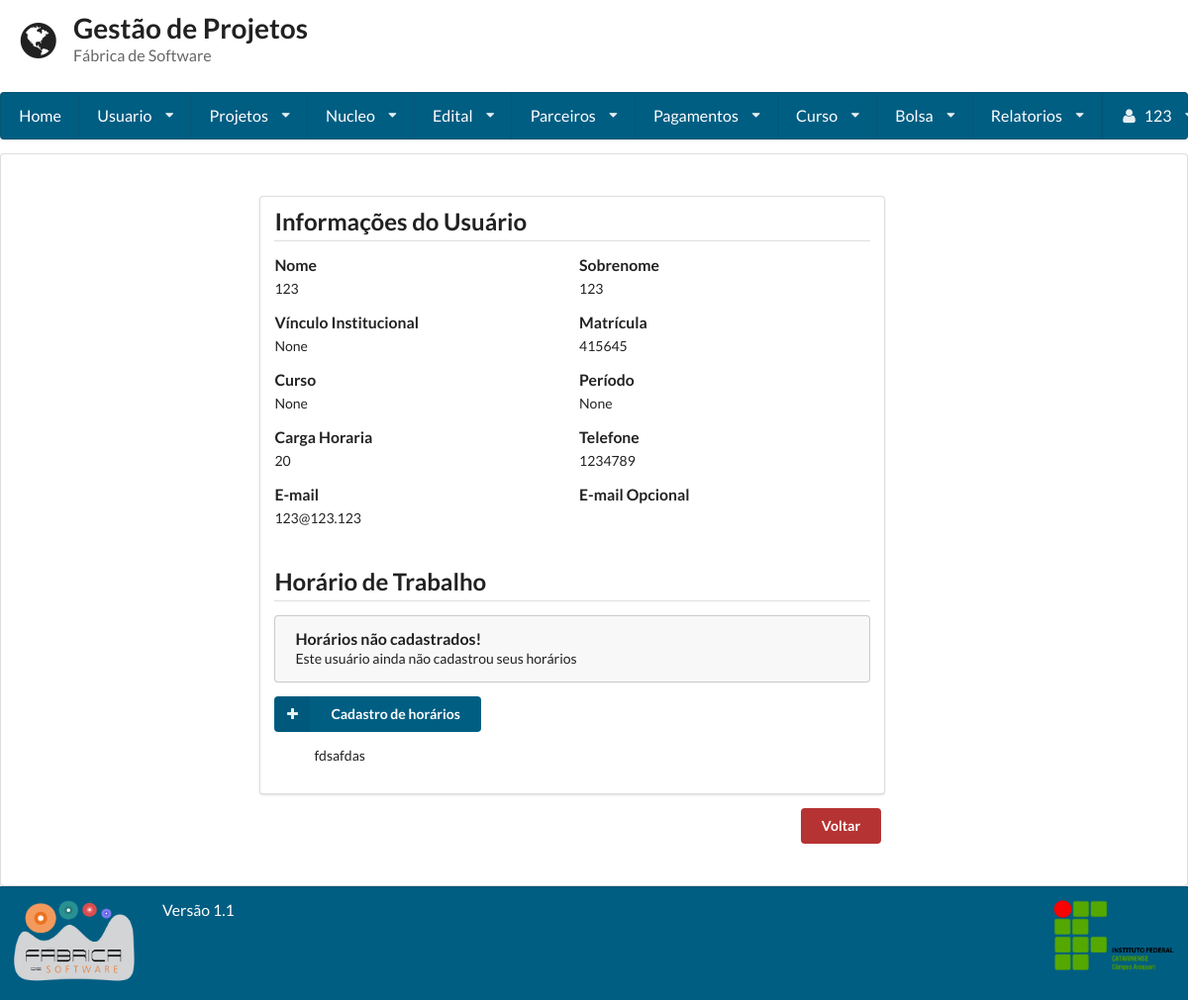
The page /visualizar_usuario/2/ (signed in) on the database its author committed.
### gestaoapp/models/usuario.py (models this page shows, shortened)
class Usuario(User):
    PERIODO_CHOICES = (
        ('primeiro', '1° Semestre'),
        ('segundo', '2° Semestre'),
        ('terceiro', '3° Semestre'),
        ('quarto', '4° Semestre'),
        ('quinto', '5° Semestre'),
        ('sexto', '6° Semestre'),
        ('setimo', '7° Semestre'),
        ('oitavo', '8° Semestre'),
        ('nono', '9° Semestre'),
        ('decimo', '10° Semestre'),
    )
    VINCULO_CHOICES = (
        ('Aluno', 'Aluno'),
        ('Professor', 'Professor'),
    )
    periodo = models.CharField(
        max_length=255, null=True, blank=True,
        choices=PERIODO_CHOICES
    )
    vinculo_institucional = models.CharField(
        max_length=255, null=True, blank=True,
        choices=VINCULO_CHOICES)
    email_opcional = models.EmailField(max_length=254, null=True, blank=True)
    matricula = models.CharField(max_length=255, unique=True)
    foto = models.ImageField(upload_to='profile_images')
    carga_horaria = models.IntegerField(validators=[MaxValueValidator(100), MinValueValidator(1)])
    telefone1 = models.CharField(max_length=11)
    telefone2 = models.CharField(max_length=11, blank=True, null=True)
    curso = models.ForeignKey(Curso, null=True, blank=True)
    verificacao = models.CharField(max_length=255, null=True, blank=True, unique=True)
    lattes = models.URLField(null=True, blank=True)
    desc = models.TextField()
    super_adm = models.BooleanField(default=False)

### gestaoapp/models/vinculo.py (models this page shows, shortened)
class Vinculo(models.Model):
    status = models.BooleanField(default=True)
    dt_inicio = models.DateField(null=True, blank=True)
    dt_termino = models.DateField(null=True, blank=True)
    bolsa = models.ForeignKey(Bolsa, null=True, on_delete=models.CASCADE)
    usuario = models.ForeignKey(Usuario, null=True, on_delete=models.CASCADE)

### gestaoapp/models/bolsa.py (models this page shows, shortened)
class Bolsa(models.Model):
    codigo = models.CharField(max_length=255)
    valor = models.DecimalField(max_digits=8, decimal_places=2)
    dt_inicio = models.DateField()
    dt_termino = models.DateField()
    edital = models.ForeignKey(Edital)
    qtd_pagamento = models.IntegerField(default=0, null=True, blank=True)
    status = models.BooleanField(default=True)
    vinculos = models.ManyToManyField(Usuario, through='Vinculo', blank=True)
    data_hora_cadastro = models.DateTimeField(auto_now=True)
    responsavel_cadastro = models.ForeignKey(User, related_name= 'responsavel')
    responsavel_gerencia = models.ForeignKey(Usuario, related_name= 'responsavel_gerencia')

### gestaoapp/views/usuario.py (the view, shortened to what this page needs)
# urls.py: url(r'^visualizar_usuario/(?P<usuario_id>\d+)/$', VisualizarUsuario.as_view()),
class VisualizarUsuario(LoginRequiredMixin, View):
    template = "usuario/visualizar.html"
    def get(self, request, usuario_id=None):
        if usuario_id:
            usuario = Usuario.objects.get(id=usuario_id)
            horarios = TabelaHorarios().get(usuario)
            vinculos = Vinculo.objects.filter(usuario=usuario)
            return render(request, self.template, {'usuario': usuario, 'horarios': horarios, 'vinculos': vinculos})
        else:
            return render(request, self.template, {})

### gestaoapp/controls/tabela_horarios.py (called while the page is built)
    def get(self, usuario):
        horarios = Horario.objects.filter(usuario=usuario).order_by('hora_inicio', 'hora_fim')
        return self.organizarHorarios(horarios)

    def organizarHorarios(self, horarios):
        horarios_organizados_por_dia = {}
        for horario in horarios:
            if horario.data in horarios_organizados_por_dia:
                horarios_organizados_por_dia[horario.data].append(horario)
            else:
                horarios_organizados_por_dia[horario.data] = [horario]
        return horarios_organizados_por_dia

### gestaoapp/templates/usuario/visualizar.html (shortened to what this page needs)
{% extends 'base.html'%}
{% load staticfiles %}
{% block conteudo %}
    {% if user.is_superuser or user.id == usuario.id %}
	<div class="ui grid">
		<div class="row">
			<div class="fifteen wide column">
				<div class="ui segment form">
                    <h2 class="ui dividing header">
			            Informações do Usuário
			        </h2>
					<div class="two fields">
						<div class="field">
							<label>Nome</label>
							{{ usuario.first_name }}
						</div>
						<div class="field">
							<label>Sobrenome</label>
							{{usuario.last_name}}
						</div>
					</div>
					<div class="two fields">
						<div class="field">
							<label>Vínculo Institucional</label>
							{{usuario.vinculo_institucional}}
						</div>
						<div class="field">
							<label>Matrícula</label>
								{{usuario.matricula}}
						</div>
					</div>
					<div class="two fields">
						<div class="field">
							<label>Curso</label>
							{{usuario.curso}}
						</div>
						<div class="field">
							<label>Período</label>
							{{usuario.periodo}}
						</div>
					</div>
					<div class="two fields">
						<div class="field">
							<label>Carga Horaria</label>
							{{usuario.carga_horaria}}
						</div>
						<div class="field">
							<label>Telefone</label>
							{{usuario.telefone1}}
						</div>
					</div>
					<div class="two fields">
						<div class="field">
							<label>E-mail</label>
							{{usuario.email}}
						</div>
						<div class="field">
							<label>E-mail Opcional</label>
						</div>
					</div>
                    <h2 class="ui dividing header">
                        Horário de Trabalho
                    </h2>
                    {% include 'horario/tabela_horarios.html' %}
                    {% if usuario.id == request.user.id %}
                    <a href="{% url 'horario' %}" class="ui azul_escuro left labeled icon button">
                        <i class="plus icon"></i>
                        Cadastro de horários
                    </a>
                    {% endif %}
                    {% if vinculos %}
                    <li class="ui celled list">
                        {% for vinculo in vinculos %}
                        <ul>{{ vinculo.bolsa.codigo }}</ul>
                        {% endfor %}
                    </li>
                    {% endif %}
				</div>
				<a href='/consulta_usuario/'><button class='ui red button direita '>Voltar</button></a>
			</div>
		</div>
	</div>
    {% endif %}
{% endblock %}

### gestaoapp/templates/base.html (shortened to what this page needs)
<!doctype html>
<head>
    {% load staticfiles %}
    <link rel="stylesheet" href="{% static 'semantic-2.1/dist/semantic.css' %}"/>
    <link rel="stylesheet" href="{% static 'base.css' %}"/>
</head>
<body class="cor-fundo">
<header class="cabecalho">
    <div class="ui grid">
        <div class="row">
            <div class='twelve wide column'>
                <h1 class="ui header">
                    <i class='ui icon world'></i>
                    <div class="ui content">
                        Gestão de Projetos
                        <p class="sub header">
                            Fábrica de Software
                        </p>
                    </div>
                </h1>
            </div>
        </div>
        {% if user.is_authenticated %}
            <div class="computer only row">
                <nav class="ui large menu stackable"><a class="item" href="/home">Home</a>
                    <div class="ui dropdown item">Usuario<i class="dropdown icon"></i>
                    </div>
                    <div class="ui dropdown item">Projetos<i class="dropdown icon"></i>
                    </div>
                    <div class="ui dropdown item">Nucleo<i class="dropdown icon"></i>
                    </div>
                    <div class="ui dropdown item">Edital<i class="dropdown icon"></i>
                    </div>
                    <div class="ui dropdown item">Parceiros<i class="dropdown icon"></i>
                    </div>
                    <div class="ui dropdown item">Pagamentos<i class="dropdown icon"></i>
                    </div>
                    {% if user.is_superuser %}
                        <div class="ui dropdown item">Curso<i class="dropdown icon"></i>
                        </div>
                    {% endif %}
                    {% if user.is_superuser %}
                        <div class="ui dropdown item">Bolsa<i class="dropdown icon"></i>
                        </div>
                    {% endif %}
                    {% if user.is_superuser %}
                        <div class="ui dropdown item">Relatorios<i class="dropdown icon"></i>
                        </div>
                    {% endif %}
                    <div class="ui dropdown item right floated"><i class="user icon"></i>
                        {{ request.user.first_name }} <i class="dropdown icon"></i>
                    </div>
                </nav>
            </div>
        {% endif %}
    </div>
</header>
<article class="corpo ui segment cor-conteudo">
    <div class="ui grid">
        <div class="row">
            <div class="three wide column"></div>
            <div class="ten wide column">
                {% block conteudo %}
                {% endblock %}
            </div>
        </div>
    </div>
</article>
<footer class="ui grid rodape verde_escuro">
    <div class="two wide column">
        <img class="ui small image" src="{% static 'fabrica.png' %}">
    </div>
    <div class=" twelve wide column">
        <label class="centered"> Versão 1.1 </label>
    </div>
    <div class="two wide column">
        <img class="ui small image" src="{% static 'ifc2.png' %}">
    </div>
</footer>
</body>
</html>

### static/base.css (style rules this page uses)
.direita { float: right; }
.ui.grid { margin: 0 !important; padding: 0 !important; }
.cabecalho { min-height: 16% !important; color: #005e83 !important; }
.cabecalho .grid { margin: 0 !important; padding: 0 !important; }
.corpo { min-height: 64.9% !important; }
.rodape { min-height: 11% !important; }
article { margin: 0 !important; }
.red { background-color: #B63333 !important; }
.verde_escuro { background: #005e83 !important; color: #FFFFFF !important; }
.ui.menu { width: 100% !important; background-color: #005e83 !important; }
.ui.menu > .item { color: #FFF !important; }
label { font-size: 1.125em !important; }
.azul_escuro { background: #005e83 !important; color: #FFFFFF !important; }

### rows shown on the page
Usuario: vinculo_institucional "None", matricula "415645", curso "None", periodo "None", carga_horaria "20", telefone1 "1234789"
Vinculo: bolsa.codigo "fdsafdas"

### other values the page prints
{{ request.user.first_name }} "123"
{{ usuario.first_name }} "123"
{{ usuario.last_name }} "123"
{{ usuario.email }} "123@123.123"
